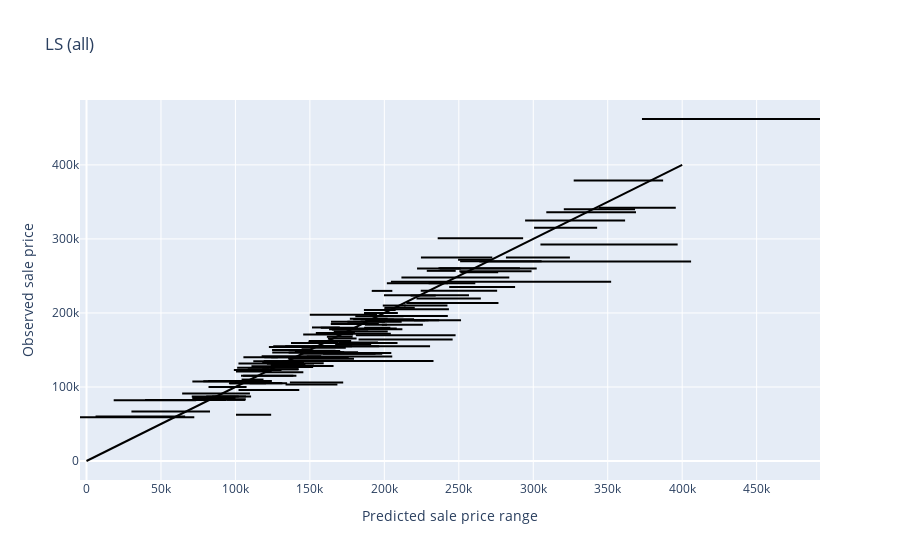

Notebook cell for this chart:
### Markdown cell above
The CART algorithm is overall much less accurate than the other two, but none of the judgment calls seem to be affecting the accuracy all that much.


Let's create a prediction stability plot for each fit

### Code cell
plot_prediction_range(ls_all_val_jc_pred_perturbed, 'LS (all)', sample_index=val_sample_id)

### Figure 1 — Plotly figure (JSON) as saved in the notebook; plotly's stock layout.template omitted (floating-point values rounded to 4 significant figures)
{"data": [{"line": {"color": "black"}, "mode": "lines", "showlegend": false, "type": "scatter", "x": [180500.0, 212900.0], "y": [195500, 195500]}, {"line": {"color": "black"}, "mode": "lines", "showlegend": false, "type": "scatter", "x": [166000.0, 202300.0], "y": [175000, 175000]}, {"line": {"color": "black"}, "mode": "lines", "showlegend": false, "type": "scatter", "x": [201700.0, 242700.0], "y": [240000, 240000]}, {"line": {"color": "black"}, "mode": "lines", "showlegend": false, "type": "scatter", "x": [179100.0, 220000.0], "y": [191500, 191500]}, {"line": {"color": "black"}, "mode": "lines", "showlegend": false, "type": "scatter", "x": [164000.0, 196300.0], "y": [185000, 185000]}, {"line": {"color": "black"}, "mode": "lines", "showlegend": false, "type": "scatter", "x": [164700.0, 183800.0], "y": [178000, 178000]}, {"line": {"color": "black"}, "mode": "lines", "showlegend": false, "type": "scatter", "x": [151400.0, 170100.0], "y": [180400, 180400]}, {"line": {"color": "black"}, "mode": "lines", "showlegend": false, "type": "scatter", "x": [182700.0, 245900.0], "y": [164000, 164000]}, {"line": {"color": "black"}, "mode": "lines", "showlegend": false, "type": "scatter", "x": [157600.0, 230700.0], "y": [155000, 155000]}, {"line": {"color": "black"}, "mode": "lines", "showlegend": false, "type": "scatter", "x": [213300.0, 242400.0], "y": [210000, 210000]}, {"line": {"color": "black"}, "mode": "lines", "showlegend": false, "type": "scatter", "x": [243600.0, 287800.0], "y": [235000, 235000]}, {"line": {"color": "black"}, "mode": "lines", "showlegend": false, "type": "scatter", "x": [304800.0, 397000.0], "y": [292500, 292500]}, {"line": {"color": "black"}, "mode": "lines", "showlegend": false, "type": "scatter", "x": [204600.0, 236800.0], "y": [190000, 190000]}, {"line": {"color": "black"}, "mode": "lines", "showlegend": false, "type": "scatter", "x": [149900.0, 195200.0], "y": [197500, 197500]}, {"line": {"color": "black"}, "mode": "lines", "showlegend": false, "type": "scatter", "x": [101200.0, 122500.0], "y": [126000, 126000]}, {"line": {"color": "black"}, "mode": "lines", "showlegend": false, "type": "scatter", "x": [102100.0, 142900.0], "y": [96000, 96000]}, {"line": {"color": "black"}, "mode": "lines", "showlegend": false, "type": "scatter", "x": [99860.0, 131100.0], "y": [105500, 105500]}, {"line": {"color": "black"}, "mode": "lines", "showlegend": false, "type": "scatter", "x": [98940.0, 130900.0], "y": [123000, 123000]}, {"line": {"color": "black"}, "mode": "lines", "showlegend": false, "type": "scatter", "x": [140000.0, 170400.0], "y": [148500, 148500]}, {"line": {"color": "black"}, "mode": "lines", "showlegend": false, "type": "scatter", "x": [139900.0, 167200.0], "y": [148800, 148800]}, {"line": {"color": "black"}, "mode": "lines", "showlegend": false, "type": "scatter", "x": [373000.0, 492500.0], "y": [462000, 462000]}, {"line": {"color": "black"}, "mode": "lines", "showlegend": false, "type": "scatter", "x": [294500.0, 361700.0], "y": [325000, 325000]}, {"line": {"color": "black"}, "mode": "lines", "showlegend": false, "type": "scatter", "x": [250400.0, 298800.0], "y": [256300, 256300]}, {"line": {"color": "black"}, "mode": "lines", "showlegend": false, "type": "scatter", "x": [281700.0, 324600.0], "y": [275000, 275000]}, {"line": {"color": "black"}, "mode": "lines", "showlegend": false, "type": "scatter", "x": [327100.0, 387200.0], "y": [379000, 379000]}, {"line": {"color": "black"}, "mode": "lines", "showlegend": false, "type": "scatter", "x": [343900.0, 395700.0], "y": [342000, 342000]}, {"line": {"color": "black"}, "mode": "lines", "showlegend": false, "type": "scatter", "x": [190200.0, 235500.0], "y": [196000, 196000]}, {"line": {"color": "black"}, "mode": "lines", "showlegend": false, "type": "scatter", "x": [161400.0, 178700.0], "y": [167800, 167800]}, {"line": {"color": "black"}, "mode": "lines", "showlegend": false, "type": "scatter", "x": [169300.0, 195700.0], "y": [160200, 160200]}, {"line": {"color": "black"}, "mode": "lines", "showlegend": false, "type": "scatter", "x": [186900.0, 201800.0], "y": [184100, 184100]}, {"line": {"color": "black"}, "mode": "lines", "showlegend": false, "type": "scatter", "x": [162100.0, 181400.0], "y": [165500, 165500]}, {"line": {"color": "black"}, "mode": "lines", "showlegend": false, "type": "scatter", "x": [176800.0, 202200.0], "y": [192000, 192000]}, {"line": {"color": "black"}, "mode": "lines", "showlegend": false, "type": "scatter", "x": [157300.0, 182200.0], "y": [180000, 180000]}, {"line": {"color": "black"}, "mode": "lines", "showlegend": false, "type": "scatter", "x": [320500.0, 368300.0], "y": [340000, 340000]}, {"line": {"color": "black"}, "mode": "lines", "showlegend": false, "type": "scatter", "x": [308800.0, 369000.0], "y": [336000, 336000]}, {"line": {"color": "black"}, "mode": "lines", "showlegend": false, "type": "scatter", "x": [236300.0, 291000.0], "y": [260400, 260400]}, {"line": {"color": "black"}, "mode": "lines", "showlegend": false, "type": "scatter", "x": [237300.0, 302300.0], "y": [260000, 260000]}, {"line": {"color": "black"}, "mode": "lines", "showlegend": false, "type": "scatter", "x": [211500.0, 283900.0], "y": [248000, 248000]}, {"line": {"color": "black"}, "mode": "lines", "showlegend": false, "type": "scatter", "x": [222000.0, 251500.0], "y": [260000, 260000]}, {"line": {"color": "black"}, "mode": "lines", "showlegend": false, "type": "scatter", "x": [198900.0, 214300.0], "y": [210000, 210000]}, {"line": {"color": "black"}, "mode": "lines", "showlegend": false, "type": "scatter", "x": [191500.0, 205400.0], "y": [229800, 229800]}, {"line": {"color": "black"}, "mode": "lines", "showlegend": false, "type": "scatter", "x": [145100.0, 173000.0], "y": [147000, 147000]}, {"line": {"color": "black"}, "mode": "lines", "showlegend": false, "type": "scatter", "x": [170800.0, 208300.0], "y": [179000, 179000]}, {"line": {"color": "black"}, "mode": "lines", "showlegend": false, "type": "scatter", "x": [145500.0, 179000.0], "y": [171000, 171000]}, {"line": {"color": "black"}, "mode": "lines", "showlegend": false, "type": "scatter", "x": [149200.0, 177700.0], "y": [162000, 162000]}, {"line": {"color": "black"}, "mode": "lines", "showlegend": false, "type": "scatter", "x": [119000.0, 138200.0], "y": [135000, 135000]}, {"line": {"color": "black"}, "mode": "lines", "showlegend": false, "type": "scatter", "x": [121100.0, 137700.0], "y": [131400, 131400]}, {"line": {"color": "black"}, "mode": "lines", "showlegend": false, "type": "scatter", "x": [117600.0, 152200.0], "y": [127000, 127000]}, {"line": {"color": "black"}, "mode": "lines", "showlegend": false, "type": "scatter", "x": [100400.0, 124000.0], "y": [62383, 62383]}, {"line": {"color": "black"}, "mode": "lines", "showlegend": false, "type": "scatter", "x": [153000.0, 171300.0], "y": [147110, 147110]}, {"line": {"color": "black"}, "mode": "lines", "showlegend": false, "type": "scatter", "x": [186300.0, 207600.0], "y": [204000, 204000]}, {"line": {"color": "black"}, "mode": "lines", "showlegend": false, "type": "scatter", "x": [235800.0, 293200.0], "y": [301000, 301000]}, {"line": {"color": "black"}, "mode": "lines", "showlegend": false, "type": "scatter", "x": [164200.0, 200500.0], "y": [188000, 188000]}, {"line": {"color": "black"}, "mode": "lines", "showlegend": false, "type": "scatter", "x": [219900.0, 251500.0], "y": [190000, 190000]}, {"line": {"color": "black"}, "mode": "lines", "showlegend": false, "type": "scatter", "x": [228500.0, 247900.0], "y": [256900, 256900]}, {"line": {"color": "black"}, "mode": "lines", "showlegend": false, "type": "scatter", "x": [224400.0, 275700.0], "y": [230000, 230000]}, {"line": {"color": "black"}, "mode": "lines", "showlegend": false, "type": "scatter", "x": [153200.0, 196200.0], "y": [135000, 135000]}, {"line": {"color": "black"}, "mode": "lines", "showlegend": false, "type": "scatter", "x": [167000.0, 191100.0], "y": [158000, 158000]}, {"line": {"color": "black"}, "mode": "lines", "showlegend": false, "type": "scatter", "x": [143000.0, 168600.0], "y": [147000, 147000]}, {"line": {"color": "black"}, "mode": "lines", "showlegend": false, "type": "scatter", "x": [108300.0, 142600.0], "y": [124000, 124000]}, {"line": {"color": "black"}, "mode": "lines", "showlegend": false, "type": "scatter", "x": [39320.0, 94170.0], "y": [82500, 82500]}, {"line": {"color": "black"}, "mode": "lines", "showlegend": false, "type": "scatter", "x": [70680.0, 102200.0], "y": [87000, 87000]}, {"line": {"color": "black"}, "mode": "lines", "showlegend": false, "type": "scatter", "x": [110800.0, 128300.0], "y": [128000, 128000]}, {"line": {"color": "black"}, "mode": "lines", "showlegend": false, "type": "scatter", "x": [117600.0, 157600.0], "y": [141500, 141500]}, {"line": {"color": "black"}, "mode": "lines", "showlegend": false, "type": "scatter", "x": [200100.0, 243400.0], "y": [205000, 205000]}, {"line": {"color": "black"}, "mode": "lines", "showlegend": false, "type": "scatter", "x": [124600.0, 149900.0], "y": [150000, 150000]}, {"line": {"color": "black"}, "mode": "lines", "showlegend": false, "type": "scatter", "x": [176700.0, 208800.0], "y": [159500, 159500]}, {"line": {"color": "black"}, "mode": "lines", "showlegend": false, "type": "scatter", "x": [163900.0, 233000.0], "y": [135000, 135000]}, {"line": {"color": "black"}, "mode": "lines", "showlegend": false, "type": "scatter", "x": [127300.0, 144700.0], "y": [131000, 131000]}, {"line": {"color": "black"}, "mode": "lines", "showlegend": false, "type": "scatter", "x": [95650.0, 120500.0], "y": [105000, 105000]}, {"line": {"color": "black"}, "mode": "lines", "showlegend": false, "type": "scatter", "x": [71080.0, 117700.0], "y": [107500, 107500]}, {"line": {"color": "black"}, "mode": "lines", "showlegend": false, "type": "scatter", "x": [-4371.0, 72370.0], "y": [59000, 59000]}, {"line": {"color": "black"}, "mode": "lines", "showlegend": false, "type": "scatter", "x": [96290.0, 134700.0], "y": [105000, 105000]}, {"line": {"color": "black"}, "mode": "lines", "showlegend": false, "type": "scatter", "x": [177200.0, 204300.0], "y": [172000, 172000]}, {"line": {"color": "black"}, "mode": "lines", "showlegend": false, "type": "scatter", "x": [124700.0, 142100.0], "y": [128500, 128500]}, {"line": {"color": "black"}, "mode": "lines", "showlegend": false, "type": "scatter", "x": [144400.0, 174100.0], "y": [153000, 153000]}, {"line": {"color": "black"}, "mode": "lines", "showlegend": false, "type": "scatter", "x": [204400.0, 352300.0], "y": [242000, 242000]}, {"line": {"color": "black"}, "mode": "lines", "showlegend": false, "type": "scatter", "x": [118000.0, 142200.0], "y": [133000, 133000]}, {"line": {"color": "black"}, "mode": "lines", "showlegend": false, "type": "scatter", "x": [132900.0, 159300.0], "y": [132000, 132000]}, {"line": {"color": "black"}, "mode": "lines", "showlegend": false, "type": "scatter", "x": [136900.0, 179600.0], "y": [138000, 138000]}, {"line": {"color": "black"}, "mode": "lines", "showlegend": false, "type": "scatter", "x": [125300.0, 146000.0], "y": [132500, 132500]}, {"line": {"color": "black"}, "mode": "lines", "showlegend": false, "type": "scatter", "x": [112000.0, 135700.0], "y": [134800, 134800]}, {"line": {"color": "black"}, "mode": "lines", "showlegend": false, "type": "scatter", "x": [143300.0, 194100.0], "y": [144750, 144750]}, {"line": {"color": "black"}, "mode": "lines", "showlegend": false, "type": "scatter", "x": [151600.0, 196600.0], "y": [155000, 155000]}, {"line": {"color": "black"}, "mode": "lines", "showlegend": false, "type": "scatter", "x": [126800.0, 152800.0], "y": [128900, 128900]}, {"line": {"color": "black"}, "mode": "lines", "showlegend": false, "type": "scatter", "x": [119400.0, 141100.0], "y": [140000, 140000]}, {"line": {"color": "black"}, "mode": "lines", "showlegend": false, "type": "scatter", "x": [78420.0, 106900.0], "y": [107900, 107900]}, {"line": {"color": "black"}, "mode": "lines", "showlegend": false, "type": "scatter", "x": [64220.0, 109700.0], "y": [91300, 91300]}, {"line": {"color": "black"}, "mode": "lines", "showlegend": false, "type": "scatter", "x": [104100.0, 118800.0], "y": [110000, 110000]}, {"line": {"color": "black"}, "mode": "lines", "showlegend": false, "type": "scatter", "x": [136600.0, 172400.0], "y": [106000, 106000]}, {"line": {"color": "black"}, "mode": "lines", "showlegend": false, "type": "scatter", "x": [135700.0, 154600.0], "y": [146500, 146500]}, {"line": {"color": "black"}, "mode": "lines", "showlegend": false, "type": "scatter", "x": [135300.0, 165900.0], "y": [128500, 128500]}, {"line": {"color": "black"}, "mode": "lines", "showlegend": false, "type": "scatter", "x": [80390.0, 107100.0], "y": [87000, 87000]}, {"line": {"color": "black"}, "mode": "lines", "showlegend": false, "type": "scatter", "x": [147900.0, 205300.0], "y": [141000, 141000]}, {"line": {"color": "black"}, "mode": "lines", "showlegend": false, "type": "scatter", "x": [131600.0, 203800.0], "y": [135000, 135000]}, {"line": {"color": "black"}, "mode": "lines", "showlegend": false, "type": "scatter", "x": [122500.0, 157600.0], "y": [154000, 154000]}, {"line": {"color": "black"}, "mode": "lines", "showlegend": false, "type": "scatter", "x": [94230.0, 106600.0], "y": [82500, 82500]}, {"line": {"color": "black"}, "mode": "lines", "showlegend": false, "type": "scatter", "x": [187100.0, 227300.0], "y": [190000, 190000]}, {"line": {"color": "black"}, "mode": "lines", "showlegend": false, "type": "scatter", "x": [109500.0, 131600.0], "y": [105000, 105000]}, {"line": {"color": "black"}, "mode": "lines", "showlegend": false, "type": "scatter", "x": [94180.0, 124500.0], "y": [108000, 108000]}, {"line": {"color": "black"}, "mode": "lines", "showlegend": false, "type": "scatter", "x": [162900.0, 212100.0], "y": [178000, 178000]}, {"line": {"color": "black"}, "mode": "lines", "showlegend": false, "type": "scatter", "x": [143700.0, 182400.0], "y": [147000, 147000]}, {"line": {"color": "black"}, "mode": "lines", "showlegend": false, "type": "scatter", "x": [263800.0, 406000.0], "y": [269500, 269500]}, {"line": {"color": "black"}, "mode": "lines", "showlegend": false, "type": "scatter", "x": [154000.0, 180200.0], "y": [173000, 173000]}, {"line": {"color": "black"}, "mode": "lines", "showlegend": false, "type": "scatter", "x": [224600.0, 272500.0], "y": [275000, 275000]}, {"line": {"color": "black"}, "mode": "lines", "showlegend": false, "type": "scatter", "x": [133400.0, 163500.0], "y": [155000, 155000]}, {"line": {"color": "black"}, "mode": "lines", "showlegend": false, "type": "scatter", "x": [164800.0, 189100.0], "y": [177500, 177500]}, {"line": {"color": "black"}, "mode": "lines", "showlegend": false, "type": "scatter", "x": [200000.0, 220400.0], "y": [207000, 207000]}, {"line": {"color": "black"}, "mode": "lines", "showlegend": false, "type": "scatter", "x": [184100.0, 206400.0], "y": [191000, 191000]}, {"line": {"color": "black"}, "mode": "lines", "showlegend": false, "type": "scatter", "x": [186300.0, 209100.0], "y": [200000, 200000]}, {"line": {"color": "black"}, "mode": "lines", "showlegend": false, "type": "scatter", "x": [186400.0, 204000.0], "y": [180000, 180000]}, {"line": {"color": "black"}, "mode": "lines", "showlegend": false, "type": "scatter", "x": [217600.0, 234500.0], "y": [223500, 223500]}, {"line": {"color": "black"}, "mode": "lines", "showlegend": false, "type": "scatter", "x": [105400.0, 128500.0], "y": [140000, 140000]}, {"line": {"color": "black"}, "mode": "lines", "showlegend": false, "type": "scatter", "x": [251000.0, 276400.0], "y": [255000, 255000]}, {"line": {"color": "black"}, "mode": "lines", "showlegend": false, "type": "scatter", "x": [249500.0, 271700.0], "y": [272000, 272000]}, {"line": {"color": "black"}, "mode": "lines", "showlegend": false, "type": "scatter", "x": [229700.0, 261100.0], "y": [240000, 240000]}, {"line": {"color": "black"}, "mode": "lines", "showlegend": false, "type": "scatter", "x": [221600.0, 264800.0], "y": [219500, 219500]}, {"line": {"color": "black"}, "mode": "lines", "showlegend": false, "type": "scatter", "x": [198000.0, 229700.0], "y": [190000, 190000]}, {"line": {"color": "black"}, "mode": "lines", "showlegend": false, "type": "scatter", "x": [152100.0, 204700.0], "y": [145900, 145900]}, {"line": {"color": "black"}, "mode": "lines", "showlegend": false, "type": "scatter", "x": [81670.0, 114800.0], "y": [108000, 108000]}, {"line": {"color": "black"}, "mode": "lines", "showlegend": false, "type": "scatter", "x": [137300.0, 167700.0], "y": [159500, 159500]}, {"line": {"color": "black"}, "mode": "lines", "showlegend": false, "type": "scatter", "x": [71000.0, 100000.0], "y": [85000, 85000]}, {"line": {"color": "black"}, "mode": "lines", "showlegend": false, "type": "scatter", "x": [102000.0, 134900.0], "y": [131750, 131750]}, {"line": {"color": "black"}, "mode": "lines", "showlegend": false, "type": "scatter", "x": [119000.0, 145600.0], "y": [120000, 120000]}, {"line": {"color": "black"}, "mode": "lines", "showlegend": false, "type": "scatter", "x": [81930.0, 107500.0], "y": [99900, 99900]}, {"line": {"color": "black"}, "mode": "lines", "showlegend": false, "type": "scatter", "x": [133700.0, 168500.0], "y": [103500, 103500]}, {"line": {"color": "black"}, "mode": "lines", "showlegend": false, "type": "scatter", "x": [30170.0, 82930.0], "y": [67000, 67000]}, {"line": {"color": "black"}, "mode": "lines", "showlegend": false, "type": "scatter", "x": [100400.0, 124400.0], "y": [121000, 121000]}, {"line": {"color": "black"}, "mode": "lines", "showlegend": false, "type": "scatter", "x": [6073.0, 66240.0], "y": [60000, 60000]}, {"line": {"color": "black"}, "mode": "lines", "showlegend": false, "type": "scatter", "x": [124700.0, 161700.0], "y": [146500, 146500]}, {"line": {"color": "black"}, "mode": "lines", "showlegend": false, "type": "scatter", "x": [125400.0, 178300.0], "y": [155000, 155000]}, {"line": {"color": "black"}, "mode": "lines", "showlegend": false, "type": "scatter", "x": [124000.0, 163800.0], "y": [140000, 140000]}, {"line": {"color": "black"}, "mode": "lines", "showlegend": false, "type": "scatter", "x": [199800.0, 256800.0], "y": [224000, 224000]}, {"line": {"color": "black"}, "mode": "lines", "showlegend": false, "type": "scatter", "x": [105100.0, 140900.0], "y": [115000, 115000]}, {"line": {"color": "black"}, "mode": "lines", "showlegend": false, "type": "scatter", "x": [118000.0, 142000.0], "y": [123900, 123900]}, {"line": {"color": "black"}, "mode": "lines", "showlegend": false, "type": "scatter", "x": [103800.0, 138900.0], "y": [115000, 115000]}, {"line": {"color": "black"}, "mode": "lines", "showlegend": false, "type": "scatter", "x": [84370.0, 110500.0], "y": [87000, 87000]}, {"line": {"color": "black"}, "mode": "lines", "showlegend": false, "type": "scatter", "x": [123700.0, 147000.0], "y": [129850, 129850]}, {"line": {"color": "black"}, "mode": "lines", "showlegend": false, "type": "scatter", "x": [18250.0, 73630.0], "y": [82000, 82000]}, {"line": {"color": "black"}, "mode": "lines", "showlegend": false, "type": "scatter", "x": [158800.0, 198600.0], "y": [145000, 145000]}, {"line": {"color": "black"}, "mode": "lines", "showlegend": false, "type": "scatter", "x": [180900.0, 247800.0], "y": [170000, 170000]}, {"line": {"color": "black"}, "mode": "lines", "showlegend": false, "type": "scatter", "x": [198300.0, 225900.0], "y": [184000, 184000]}, {"line": {"color": "black"}, "mode": "lines", "showlegend": false, "type": "scatter", "x": [214700.0, 276600.0], "y": [213500, 213500]}, {"line": {"color": "black"}, "mode": "lines", "showlegend": false, "type": "scatter", "x": [250900.0, 305600.0], "y": [270000, 270000]}, {"line": {"color": "black"}, "mode": "lines", "showlegend": false, "type": "scatter", "x": [300600.0, 342900.0], "y": [315000, 315000]}, {"line": {"color": "black"}, "mode": "lines", "showlegend": false, "type": "scatter", "x": [135400.0, 176100.0], "y": [139000, 139000]}, {"line": {"color": "black"}, "mode": "lines", "showlegend": false, "type": "scatter", "x": [82000.0, 106900.0], "y": [83500, 83500]}, {"line": {"color": "black"}, "mode": "lines", "showlegend": false, "type": "scatter", "x": [148700.0, 169400.0], "y": [160000, 160000]}, {"line": {"color": "black"}, "mode": "lines", "showlegend": false, "type": "scatter", "x": [175200.0, 211600.0], "y": [188000, 188000]}, {"line": {"color": "black"}, "mode": "lines", "showlegend": false, "type": "scatter", "x": [206600.0, 242600.0], "y": [196000, 196000]}, {"line": {"color": "black"}, "mode": "lines", "showlegend": false, "type": "scatter", "x": [0, 400000], "y": [0, 400000]}], "layout": {"title": {"text": "LS (all)"}, "xaxis": {"title": {"text": "Predicted sale price range"}}, "yaxis": {"title": {"text": "Observed sale price"}}}}
